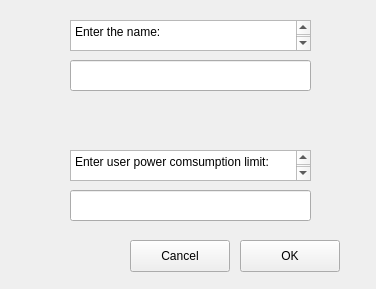
<?xml version="1.0" encoding="UTF-8"?>
<ui version="4.0">
 <class>addUser</class>
 <widget class="QWidget" name="addUser">
  <property name="geometry">
   <rect>
    <x>0</x>
    <y>0</y>
    <width>376</width>
    <height>289</height>
   </rect>
  </property>
  <property name="windowTitle">
   <string>Add</string>
  </property>
  <widget class="QPlainTextEdit" name="plainTextEdit">
   <property name="geometry">
    <rect>
     <x>70</x>
     <y>20</y>
     <width>241</width>
     <height>31</height>
    </rect>
   </property>
   <property name="readOnly">
    <bool>true</bool>
   </property>
   <property name="plainText">
    <string>Enter the name:
</string>
   </property>
  </widget>
  <widget class="QPushButton" name="okButton">
   <property name="geometry">
    <rect>
     <x>240</x>
     <y>240</y>
     <width>100</width>
     <height>32</height>
    </rect>
   </property>
   <property name="text">
    <string>OK</string>
   </property>
  </widget>
  <widget class="QPushButton" name="cancelButton">
   <property name="geometry">
    <rect>
     <x>130</x>
     <y>240</y>
     <width>100</width>
     <height>32</height>
    </rect>
   </property>
   <property name="text">
    <string>Cancel</string>
   </property>
  </widget>
  <widget class="QLineEdit" name="lineEdit">
   <property name="geometry">
    <rect>
     <x>70</x>
     <y>60</y>
     <width>241</width>
     <height>31</height>
    </rect>
   </property>
  </widget>
  <widget class="QLineEdit" name="lineEdit_2">
   <property name="geometry">
    <rect>
     <x>70</x>
     <y>190</y>
     <width>241</width>
     <height>31</height>
    </rect>
   </property>
  </widget>
  <widget class="QPlainTextEdit" name="plainTextEdit_2">
   <property name="geometry">
    <rect>
     <x>70</x>
     <y>150</y>
     <width>241</width>
     <height>31</height>
    </rect>
   </property>
   <property name="readOnly">
    <bool>true</bool>
   </property>
   <property name="plainText">
    <string>Enter user power comsumption limit:
</string>
   </property>
  </widget>
 </widget>
 <tabstops>
  <tabstop>plainTextEdit</tabstop>
  <tabstop>lineEdit</tabstop>
  <tabstop>cancelButton</tabstop>
  <tabstop>okButton</tabstop>
 </tabstops>
 <resources/>
 <connections>
  <connection>
   <sender>cancelButton</sender>
   <signal>clicked()</signal>
   <receiver>addUser</receiver>
   <slot>close()</slot>
   <hints>
    <hint type="sourcelabel">
     <x>106</x>
     <y>111</y>
    </hint>
    <hint type="destinationlabel">
     <x>54</x>
     <y>110</y>
    </hint>
   </hints>
  </connection>
 </connections>
</ui>
